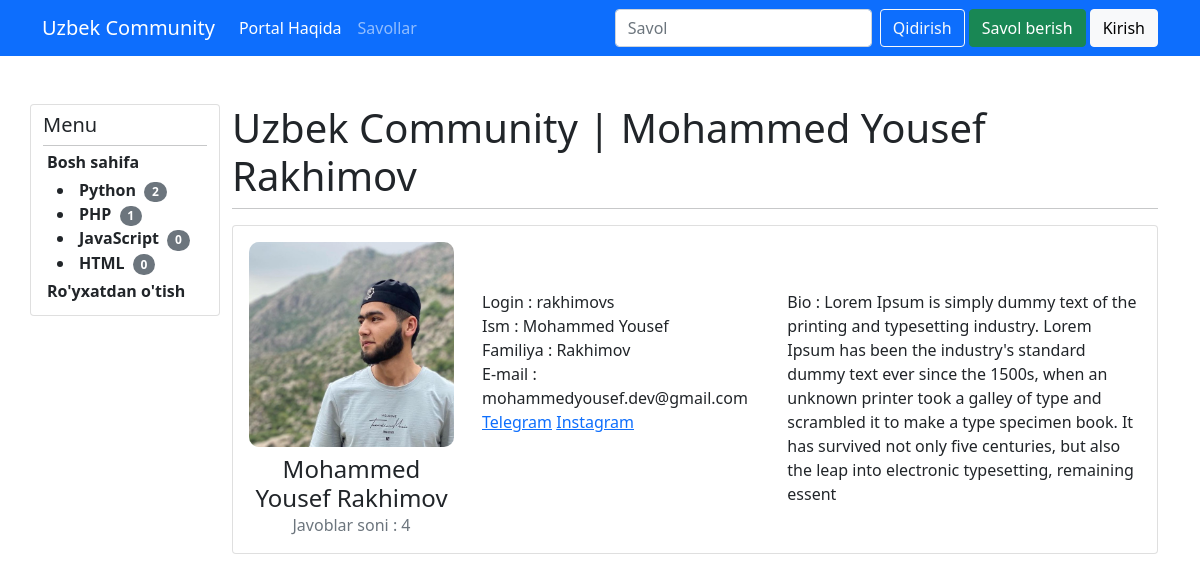
Page /user/rakhimovs/ on the committed database.
### app/models.py (models this page shows, shortened)
class Category(models.Model):
    name = models.CharField(max_length=255)

### users/models.py (models this page shows, shortened)
class Profile(models.Model):
    user = models.ForeignKey(User, on_delete=models.CASCADE)
    first_name = models.CharField(max_length=150, null=True, blank=True)
    last_name = models.CharField(max_length=150, null=True, blank=True)
    bio = models.TextField(max_length=350, null=True, blank=True)
    email = models.EmailField(max_length=150, null=True, blank=True)
    picture = models.ImageField(default='profile.jpg')
    telegram = models.CharField(max_length=300, null=True, blank=True)
    instagram = models.CharField(max_length=300, null=True, blank=True)
    facebook = models.CharField(max_length=300, null=True, blank=True)
    rating = models.IntegerField(default='0')

### users/views.py (the view)
# urls.py: path("<str:username>/", userPage, name="user"),
def userPage(request, username):
    try:
        categories = Category.objects.all()
        pf_user = User.objects.get(username=username)
        profile = Profile.objects.get(user=pf_user)
        rating = Reply.objects.filter(owner=pf_user).count()
        return render(request, 'users/user.html', {'categories':categories, 'profile':profile, 'rating':rating})
    except:
        return HttpResponse("<h1>Not found")

### users/templates/users/user.html (shortened to what this page needs)
{% extends "base.html" %}
{% block content %}
            <div class="col-sm-10 ">
                <h1>Uzbek Community | {{profile.first_name}}  {{profile.last_name}}</h1>
                <hr class="m-0">
                <div class="card mt-3 p-3">
                    <div class="row">
                        <div class="col-3">
                            <img style="width: 100%; border-radius: 10px;" class="mb-2" src="{{profile.picture.url}}" alt="">
                            <div class="name m-0 h4 text-center">
                                {{profile.first_name}}  {{profile.last_name}}
                            </div>
                            <div class="m-0 text-center text-muted">
                                Javoblar soni : {{rating}}
                            </div>
                        </div>
                        <div class="col-4 p-3 pt-5">
                            <div>
                                <div>
                                    Login : {% if profile.user.username %} {{profile.user.username}} {% else %} Kiritilmagan {% endif %}
                                </div>
                            </div>
                            <div>
                                Ism : {% if profile.first_name %} {{profile.first_name}} {% else %} Kiritilmagan {% endif %}
                            </div>
                            <div>
                                Familiya : {% if profile.last_name %} {{profile.last_name}} {% else %} Kiritilmagan {% endif %}
                            </div>
                            <div>
                                E-mail : {% if profile.email %} {{profile.email}} {% else %} Kiritilmagan {% endif %}
                            </div>
                            <div>
                                 {% if profile.telegram %} <a href="{{profile.telegram}}">Telegram</a> {% endif %}
                                 {% if profile.instagram %} <a href="{{profile.instagram}}">Instagram</a> {% endif %}
                            </div>
                        </div>
                        <div class="col-5 p-3 pt-5">
                            <div>
                                Bio : {% if profile.bio %} {{profile.bio}} {% else %} Kiritilmagan {% endif %}
                            </div>
                        </div>
                    </div>
                </div>
            </div>
{% endblock content %}

### templates/base.html (shortened to what this page needs)
<!doctype html>
<html lang="en">
  <head>
    <link href="https://cdn.jsdelivr.net/npm/bootstrap@5.0.2/dist/css/bootstrap.min.css" rel="stylesheet">
  </head>
  <body>
    <nav class="navbar navbar-expand-lg navbar-dark bg-primary mb-5">
        <div class="container">
          <a class="navbar-brand" href="{% url 'home' %}">Uzbek Community</a>
          <div class="collapse navbar-collapse" id="navbarScroll">
            <ul class="navbar-nav me-auto my-2 my-lg-0 navbar-nav-scroll" style="--bs-scroll-height: 100px;">
              <li class="nav-item">
                <a class="nav-link active" aria-current="page" href="#">Portal Haqida</a>
              </li>
              <li class="nav-item">
                <a class="nav-link" href="{% url 'home' %}">Savollar</a>
              </li>
            </ul>
            <form class="d-flex" action="{% url 'home' %}">
              <input class="form-control me-2" type="search" name="q" placeholder="Savol" aria-label="So'rov">
              <button class="btn btn-outline-light" type="submit">Qidirish</button>
            </form>
            <a href="{% url 'question-room' %}" class="ms-1 btn btn-success">Savol berish</a>
            {% if request.user.is_authenticated %}
            <a href="{% url 'logout' %}" class="ms-1 btn btn-danger">Chiqish</a>
            {% else %}
            <a href="{% url 'login' %}" class="ms-1 btn btn-light">Kirish</a>
            {% endif %}
          </div>
        </div>
      </nav>
      <div class="container h-100">
        <div class="row h-100">
            <div class="col-lg-2 h-100 py-2 card  sticky-top" style="top: 20px;" id="left">
                <h5 class="">Menu</h5>
                <hr class="m-0">
                <a class="text-dark text-decoration-none fw-bold p-1" href="{% url 'home' %}">
                    Bosh sahifa
                </a>
                <ul class="m-0">
                    {% for cat in categories %}
                        <li>
                            <a class="text-dark text-decoration-none fw-bold p-1" href="{% url 'home' %}?category={{cat.name}}">
                                {{cat.name}}
                            </a>
                            <span class="badge  rounded-pill bg-secondary">
                                 {{cat.question_set.count}}
                            </span>
                        </li>
                    {% endfor %}
                </ul>
                {% if request.user.is_authenticated %}
                  <a class="text-dark text-decoration-none fw-bold p-1 m-0" href="{% url 'questions' %}">
                    Savollarim
                  </a>
                  <a class="text-dark text-decoration-none fw-bold p-1 m-0" href="{% url 'answers' %}">
                    Javoblarim
                  </a>
                {% else %}
                <a class="text-dark text-decoration-none fw-bold p-1 m-0" href="{% url 'registration' %}">
                  Ro'yxatdan o'tish
                </a>
                {% endif %}
            </div>
    {% block content %}
    {% endblock content %}
</div>
</div>
  </body>
</html>

### rows in the picture
Category: name "Python", question_set.count "2"
Category: name "PHP", question_set.count "1"
Category: name "JavaScript", question_set.count "0"
Category: name "HTML", question_set.count "0"
Profile: first_name "Mohammed Yousef", last_name "Rakhimov", picture (picture), user.username "rakhimovs", email "mohammedyousef.dev@gmail.com", bio "Lorem Ipsum is simply dummy text of the printing and typesetting industry. Lorem Ipsum has been the industry's standard dummy text ever since the 1500s, when an unknown printer took a galley of type and scrambled it to make a type specimen book. It has survived not only five centuries, but also the leap into electronic typesetting, remaining essent"

### other values in the picture
{{ rating }} "4"
